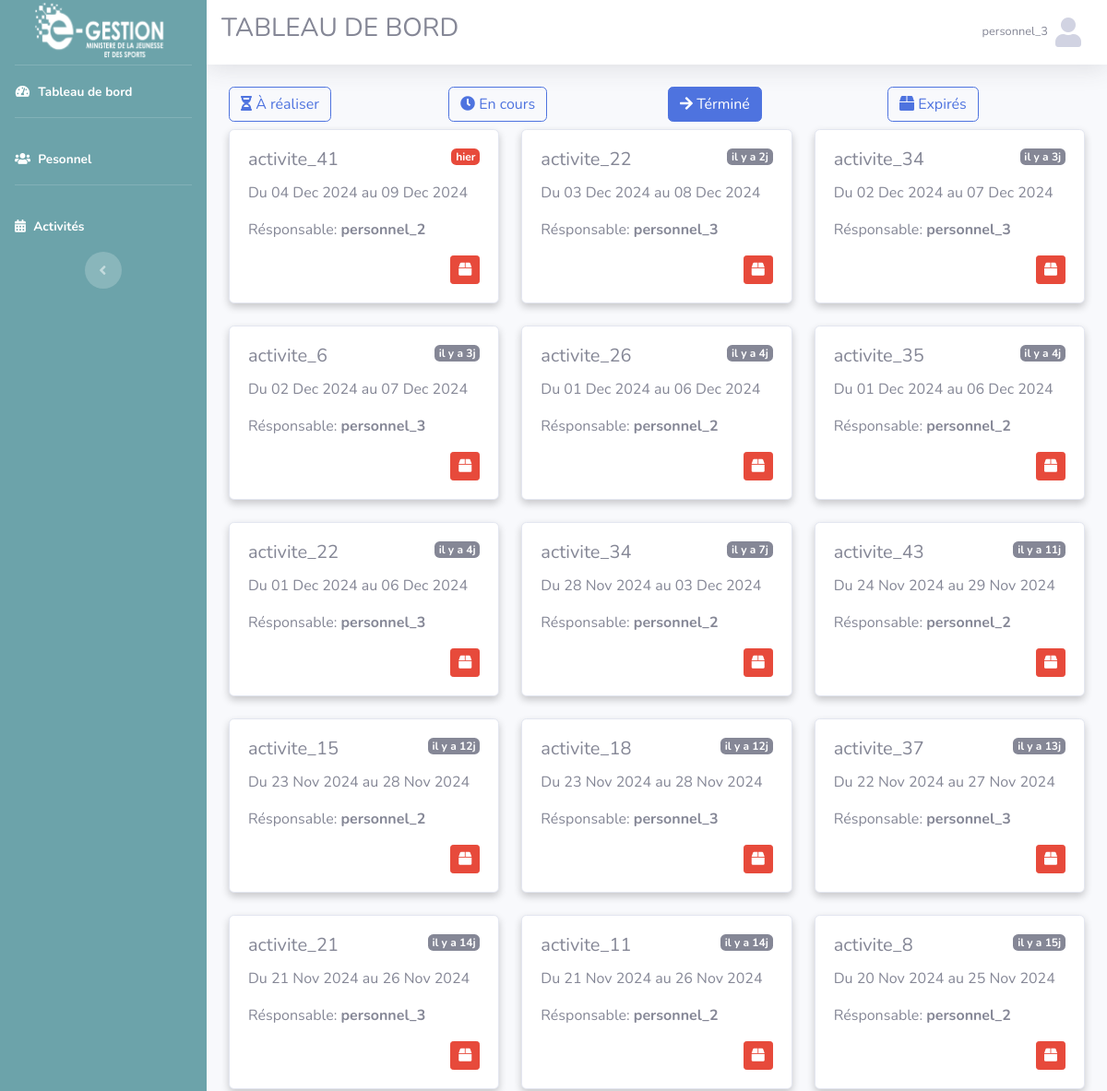
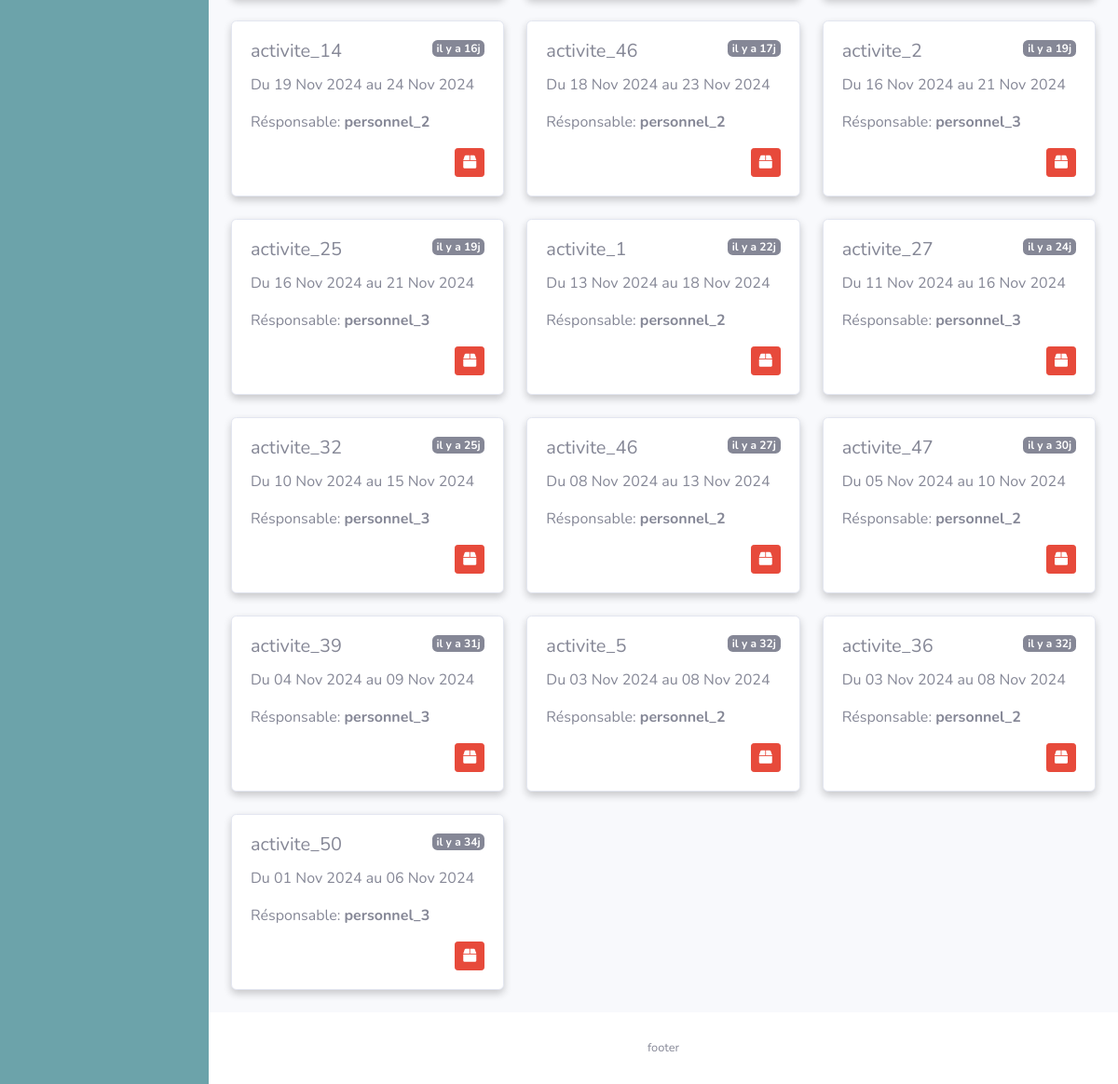
Page /vue/index.php (signed in) on the committed database (2 pictures, top to bottom).
### tables this page shows
CREATE TABLE `personnel` (
  `id_p` int(11) NOT NULL,
  `nom_p` varchar(255) NOT NULL,
  `id_login` int(11) DEFAULT NULL,
  `service` int(11) NOT NULL,
  `mail` varchar(255) NOT NULL
);

CREATE TABLE `activite` (
  `id_a` int(11) NOT NULL,
  `description` varchar(255) NOT NULL,
  `id_resp` int(11) NOT NULL,
  `date_d` date NOT NULL,
  `date_f` date NOT NULL,
  `expired` tinyint(1) NOT NULL DEFAULT 0
);

### model/fonction.php (called while the page is built, shortened)
<?php
function get_service($id = null)
{
    if (!empty($id)) {
        $sql = "SELECT service FROM personnel WHERE id_p=?";
        $req = $GLOBALS['connexion']->prepare($sql);
        $req->execute(array($id));
        return $req->fetch(PDO::FETCH_ASSOC);
    } else {
        $sql = "SELECT * FROM service";
        $req = $GLOBALS['connexion']->prepare($sql);
        $req->execute();
        return $req->fetchAll();
    }
}
function get_personnel_to_user($id_user){
    $sql = "SELECT p.id_p
    FROM personnel p
    JOIN login l ON p.id_login = l.id_l
    WHERE l.id_l = ?;
    ";
        $req = $GLOBALS['connexion']->prepare($sql);
        $req->execute(array($id_user));
        return $req->fetch(PDO::FETCH_ASSOC);
}
function get_tache_fini($id_user){
    if(has_permission($id_user, 'create_post') && has_permission($id_user, 'edit_post') && has_permission($id_user, 'delete_post') && has_permission($id_user, 'view_post')){
        $expired = false;
        $sql = "SELECT id_a, DATE_FORMAT(activite.date_d,'%d %b %Y') AS date_d, DATE_FORMAT(activite.date_f,'%d %b %Y') AS date_f, personnel.nom_p, activite.description FROM activite
        INNER JOIN personnel ON personnel.id_p = activite.id_resp
        WHERE activite.date_f < CURDATE() AND expired = ? ORDER BY activite.date_f DESC ";
        $req = $GLOBALS['connexion']->prepare($sql);
        $req->execute(array($expired));
        return $req->fetchAll();
    }elseif(has_permission($id_user, 'create_post') && has_permission($id_user, 'edit_post') && has_permission($id_user, 'view_post')){
        $expired = false;
        $personnel = get_personnel_to_user($id_user);
        $service = get_service($personnel['id_p']);
        $sql = "SELECT id_a, DATE_FORMAT(activite.date_d,'%d %b %Y') AS date_d, DATE_FORMAT(activite.date_f,'%d %b %Y') AS date_f, personnel.nom_p, activite.description FROM activite
        INNER JOIN personnel ON personnel.id_p = activite.id_resp
        WHERE activite.date_f < CURDATE() AND expired = ? AND personnel.service = ?  ORDER BY activite.date_f DESC ";
        $req = $GLOBALS['connexion']->prepare($sql);
        $req->execute(array($expired, $service['service']));
        return $req->fetchAll();
    }
}
function get_user_permissions($user_id) {
    $sql = "SELECT permission.nom_p
        FROM permission
        JOIN role_permission ON permission.id_p = role_permission.permission_id
        JOIN role_utilisateur ON role_permission.role_id = role_utilisateur.id_role
        WHERE role_utilisateur.id_utilisateur = ?";
    $req = $GLOBALS['connexion']->prepare($sql);
    $req->execute(array($user_id));
    return $req->fetchAll(PDO::FETCH_COLUMN);
}
function has_permission($user_id, $permission) {
    $permissions = get_user_permissions($user_id);
    return in_array($permission, $permissions);
}
function get_utilisateur($id=null){
    if (!empty($id)) {
          $sql = "SELECT id_l, nom_utilisateur, password, personnel.mail FROM login  INNER JOIN personnel ON personnel.id_login = login.id_l WHERE id_l = ?";
          $req = $GLOBALS['connexion']->prepare($sql);
          $req->execute(array($id));
          return $req->fetch(PDO::FETCH_ASSOC);
      }
}

### vue/index.php (the view, shortened to what this page needs)
<?php
$title_head = 'TABLEAU DE BORD';
include_once 'header.php';
$act = isset($_GET['act']) ? $_GET['act'] : 'FN';
?>
<div class="row my-2">
    <div class="col-md-6 col-lg-3">
        <a href="index.php?act=AF" class="btn btn-outline-primary <?= $act == 'AF' ? 'active' : '' ?>"><i class="fas fa-hourglass-half"></i> À réaliser</a>
    </div>
    <div class="col-md-6 col-lg-3">
        <a href="index.php?act=EC" class="btn btn-outline-primary <?= $act == 'EC' ? 'active' : '' ?>"><i class="fas fa-clock"></i> En cours</a>
    </div>
    <div class="col-md-6 col-lg-3">
        <a href="index.php?act=FN" class="btn btn-outline-primary <?= $act == 'FN' ? 'active' : '' ?>"><i class="fas fa-arrow-right"></i> Términé</a>
    </div>
    <div class="col-md-6 col-lg-3">
        <a href="index.php?act=EX" class="btn btn-outline-primary <?= $act == 'EX' ? 'active' : '' ?>"><i class="fas fa-box"></i> Expirés</a>
    </div>
</div>
<?php
if ($act == 'AF'):
?>
<div class="row">
      <?php
      $a_faire = get_tache_a_faire($_SESSION['utilisateur']);
      if (!empty($a_faire) && is_array($a_faire)):
      foreach ($a_faire as $value):
            $date_d = new DateTime($value['date_d']);
            $date_sys = new DateTime(date('Y-m-d'));
            $reste = $date_sys->diff($date_d);
      ?>
      <div class="col-md-4">
            <div class="card mb-4">
                  <div class="card-body">
                        <span class="badge badge-secondary" style="float:right;">j-<?= $reste->days ?></span>
                        <h5 class="card-title"><?= $value['description'] ?></h5>
                        <p class="card-text">Du <?= $value['date_d'] ?> au <?= $value['date_f'] ?></p>
                        <p class="card-text">Résponsable: <b><?= $value['nom_p'] ?></b></p>
                  </div>
            </div>
      </div>
      <?php endforeach; endif; ?>
</div>
<?php
elseif($act == 'FN'):
?>
<div class="row">
      <?php
      $fini = get_tache_fini($_SESSION['utilisateur']);
      if (!empty($fini) && is_array($fini)):
      foreach ($fini as $value):
            $date_f = new DateTime($value['date_f']);
            $date_sys = new DateTime(date('Y-m-d'));
            $reste = $date_sys->diff($date_f);
      ?>
      <div class="col-md-4">
            <div class="card mb-4">
                  <div class="card-body">
                        <span class="badge badge-<?= $reste->days == 1 ? 'danger' : 'secondary' ?>" style="float:right;">
                              <?= $reste->days == 1 ? 'hier' : 'il y a ' . $reste->days . 'j' ?>
                        </span>
                        <h5 class="card-title"><?= $value['description'] ?></h5>
                        <p class="card-text">Du <?= $value['date_d'] ?> au <?= $value['date_f'] ?></p>
                        <p class="card-text">Résponsable: <b><?= $value['nom_p'] ?></b></p>
                        <a href="../model/expired.php?id=<?=$value['id_a']?> " style="float: right;" class="btn btn-danger btn-sm"><i class="fas fa-box"></i></a>
                  </div>
            </div>
      </div>
      <?php endforeach; endif; ?>
</div>
<?php endif; ?>
<?php include_once 'footer.php'; ?>

### vue/header.php (shortened to what this page needs)
<?php
include_once '../model/fonction.php';
$user = get_utilisateur($_SESSION['utilisateur']);
?>
<!DOCTYPE html>
<html lang="fr">
<head>
    <link href="../public/vendor/fontawesome-free/css/all.min.css" rel="stylesheet" type="text/css">
    <link href="../public/css/sb-admin-2.min.css" rel="stylesheet">
     <link href="../public/vendor/datatables/dataTables.bootstrap4.css" rel="stylesheet">
     <link href="../public/vendor/datatables/dataTables.bootstrap4.min.css" rel="stylesheet">
</head>
<body id="page-top">
    <div id="wrapper">
        <ul class="navbar-nav sidebar sidebar-dark accordion" id="accordionSidebar" style="background-color: #6ca3aa;">
            <a class="sidebar-brand d-flex align-items-center justify-content-center" href="index.php">
                <img src="../public/images/Logo.png" alt="logo E-Gestion" style="width: 150px;">
            </a>
            <hr class="sidebar-divider my-0">
            <li class="nav-item active">
                <a class="nav-link" href="index.php">
                    <i class="fas fa-fw fa-tachometer-alt"></i>
                    <span>Tableau de bord</span></a>
            </li>
            <hr class="sidebar-divider">
            <li class="nav-item active">
                <a class="nav-link" href="personnel.php">
                    <i class="fas fa-users"></i>
                    <span>Pesonnel</span></a>
            </li>
            <hr class="sidebar-divider">
            <li class="nav-item active">
                <a class="nav-link" href="activite.php?act=EC">
                    <i class="fas fa-calendar-alt"></i>
                    <span>Activités</span></a>
            </li>
            <div class="text-center d-none d-md-inline">
                <button class="rounded-circle border-0" id="sidebarToggle">
                </button>
            </div>
        </ul>
        <div id="content-wrapper" class="d-flex flex-column">
            <div id="content">
                <nav class="navbar navbar-expand navbar-light bg-white topbar mb-4 static-top shadow">
                    <h3 class="text-center">
                        <?=$title_head?>
                    </h3>
                    <ul class="navbar-nav ml-auto">
                        <li class="nav-item dropdown no-arrow">
                            <a class="nav-link dropdown-toggle" href="#" id="userDropdown" role="button"
                                data-toggle="dropdown" aria-haspopup="true" aria-expanded="false">
                                <span class="mr-2 d-none d-lg-inline text-gray-600 small"><?=$user['nom_utilisateur']?></span>
                                <i class="fas fa-user fa-2x"></i>
                            </a>
                        </li>
                    </ul>
                </nav>
                <div class="container-fluid">

### vue/header.php (style rules this page uses)
.card { box-shadow: 0 4px 8px 0 rgba(0, 0, 0, 0.2); }

### rows in the picture
personnel: id_login.nom_utilisateur "personnel_3"
activite: shows "hier", description "activite_41", date_d "04 Dec 2024", date_f "09 Dec 2024", id_resp.nom_p "personnel_2"
activite: description "activite_22", date_d "03 Dec 2024", date_f "08 Dec 2024", id_resp.nom_p "personnel_3"
activite: description "activite_34", date_d "02 Dec 2024", date_f "07 Dec 2024", id_resp.nom_p "personnel_3"
activite: description "activite_6", date_d "02 Dec 2024", date_f "07 Dec 2024", id_resp.nom_p "personnel_3"
activite: description "activite_26", date_d "01 Dec 2024", date_f "06 Dec 2024", id_resp.nom_p "personnel_2"
activite: description "activite_35", date_d "01 Dec 2024", date_f "06 Dec 2024", id_resp.nom_p "personnel_2"
activite: description "activite_22", date_d "01 Dec 2024", date_f "06 Dec 2024", id_resp.nom_p "personnel_3"
activite: description "activite_34", date_d "28 Nov 2024", date_f "03 Dec 2024", id_resp.nom_p "personnel_2"
activite: description "activite_43", date_d "24 Nov 2024", date_f "29 Nov 2024", id_resp.nom_p "personnel_2"
activite: description "activite_15", date_d "23 Nov 2024", date_f "28 Nov 2024", id_resp.nom_p "personnel_2"
activite: description "activite_18", date_d "23 Nov 2024", date_f "28 Nov 2024", id_resp.nom_p "personnel_3"
activite: description "activite_37", date_d "22 Nov 2024", date_f "27 Nov 2024", id_resp.nom_p "personnel_3"
activite: description "activite_21", date_d "21 Nov 2024", date_f "26 Nov 2024", id_resp.nom_p "personnel_3"
activite: description "activite_11", date_d "21 Nov 2024", date_f "26 Nov 2024", id_resp.nom_p "personnel_2"
activite: description "activite_8", date_d "20 Nov 2024", date_f "25 Nov 2024", id_resp.nom_p "personnel_2"
activite: description "activite_14", date_d "19 Nov 2024", date_f "24 Nov 2024", id_resp.nom_p "personnel_2"
activite: description "activite_46", date_d "18 Nov 2024", date_f "23 Nov 2024", id_resp.nom_p "personnel_2"
activite: description "activite_2", date_d "16 Nov 2024", date_f "21 Nov 2024", id_resp.nom_p "personnel_3"
activite: description "activite_25", date_d "16 Nov 2024", date_f "21 Nov 2024", id_resp.nom_p "personnel_3"
activite: description "activite_1", date_d "13 Nov 2024", date_f "18 Nov 2024", id_resp.nom_p "personnel_2"
activite: description "activite_27", date_d "11 Nov 2024", date_f "16 Nov 2024", id_resp.nom_p "personnel_3"
activite: description "activite_32", date_d "10 Nov 2024", date_f "15 Nov 2024", id_resp.nom_p "personnel_3"
activite: description "activite_46", date_d "08 Nov 2024", date_f "13 Nov 2024", id_resp.nom_p "personnel_2"
activite: description "activite_47", date_d "05 Nov 2024", date_f "10 Nov 2024", id_resp.nom_p "personnel_2"
activite: description "activite_39", date_d "04 Nov 2024", date_f "09 Nov 2024", id_resp.nom_p "personnel_3"
activite: description "activite_5", date_d "03 Nov 2024", date_f "08 Nov 2024", id_resp.nom_p "personnel_2"
activite: description "activite_36", date_d "03 Nov 2024", date_f "08 Nov 2024", id_resp.nom_p "personnel_2"
activite: description "activite_50", date_d "01 Nov 2024", date_f "06 Nov 2024", id_resp.nom_p "personnel_3"

### other values in the picture
$title_head "TABLEAU DE BORD"
